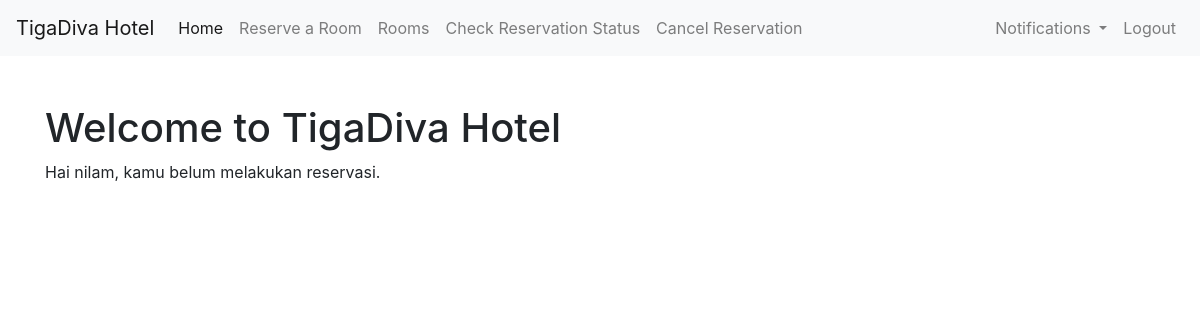
Before: /index.php (signed in) with the older database file.
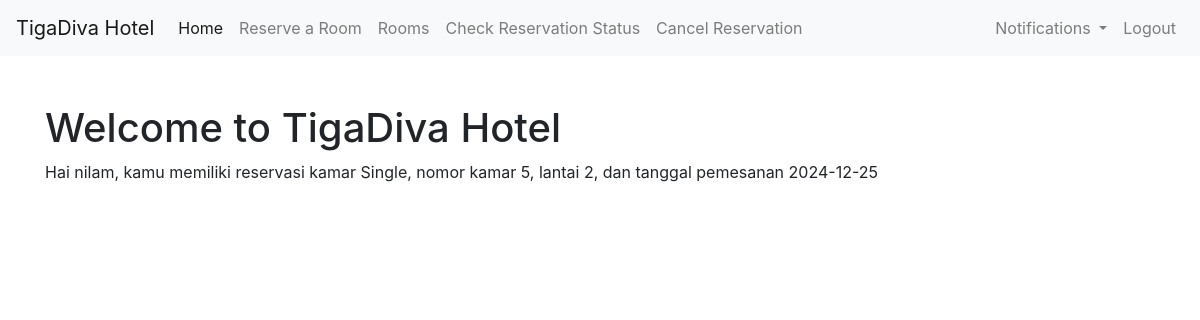
After: the same page with the newer database file.
### tables this page shows
CREATE TABLE `reservations` (
  `id` int(11) NOT NULL,
  `guest_name` varchar(100) NOT NULL,
  `email` varchar(100) NOT NULL,
  `room_type` varchar(50) NOT NULL,
  `floor` int(11) NOT NULL,
  `room_number` int(11) NOT NULL,
  `room_id` int(11) NOT NULL,
  `check_in_date` date NOT NULL,
  `check_out_date` date NOT NULL,
  `status` varchar(20) NOT NULL,
  `payment_status` varchar(20) NOT NULL,
  `total_payment` decimal(10,2) NOT NULL,
  `payment_method` varchar(20) NOT NULL
);

### index.php (the view, shortened to what this page needs)
<!DOCTYPE html>
<html lang="en">
<head>
    <link href="https://stackpath.bootstrapcdn.com/bootstrap/4.5.2/css/bootstrap.min.css" rel="stylesheet">
</head>
<body>
    <?php include 'navbar.php'; ?>
    <div class="container mt-5">
        <h1>Welcome to TigaDiva Hotel</h1>
        <?php
        if (isset($_SESSION['username'])) {
            $servername = "localhost";
            $username = "root";
            $password = "";
            $dbname = "hotel_reservation";
            $conn = new mysqli($servername, $username, $password, $dbname);
            $user_email = $_SESSION['username'];
            $user_name = $_SESSION['name'];
            $sql_check_reservation = "SELECT * FROM reservations WHERE email='$user_email' AND status='Reserved'";
            $result_check_reservation = $conn->query($sql_check_reservation);
            if ($result_check_reservation->num_rows == 0) {
                echo "<p>Hai $user_name, kamu belum melakukan reservasi.</p>";
            } else {
                $row_reservation = $result_check_reservation->fetch_assoc();
                $room_type = $row_reservation['room_type'];
                $room_number = $row_reservation['room_number'];
                $floor = $row_reservation['floor'];
                $check_in_date = $row_reservation['check_in_date'];
                echo "<p>Hai $user_name, kamu memiliki reservasi kamar $room_type, nomor kamar $room_number, lantai $floor, dan tanggal pemesanan $check_in_date</p>";
            }
        } else {
            echo "<p>Silahkan login terlebih dahulu untuk melakukan pemesanan</p>";
        }
        ?>
    </div>
</body>
</html>

Changed rows visible on the page:
added reservations: room_type "Single", room_number "5", floor "2", check_in_date "2024-12-25"
Other visible differences:
$user_name: (not shown) → "nilam"
$user_name: "nilam" → (not shown)
text no longer shown: ", kamu belum melakukan reservasi."
text now shown: ", kamu memiliki reservasi kamar , nomor kamar , lantai , dan tanggal pemesanan"
